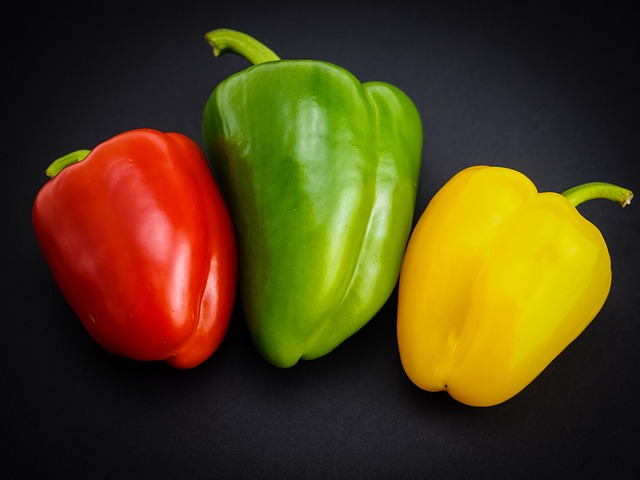
#> input picture data/chap02/paprika-966290_640.jpg, 640 x 480 px, found by its file name
$ jupyter execute --allow-errors chap08.ipynb   (shell and % lines are left out)
#> lines starting #> are read from the running program, lines starting #| are printed output that depends on the picture
<a href="https://colab.research.google.com/github/sp-au-mu-nl/PythonMedia/blob/main/chap08.ipynb" target="_parent"></a>

[cell 1]
import numpy as np
import matplotlib.pyplot as plt
from scipy import signal
import cv2

[cell 2]
from diff_inner import diff_inner

I=cv2.imread('paprika-966290_640.jpg')
#> I is the input picture: shape (480, 640, 3); mean B, G, R 20.8, 63.7, 80.6
#> (the rest of this cell did not finish here and is left out)

[cell 3]
G=cv2.imread('cyclist-394274_640.jpg',0)
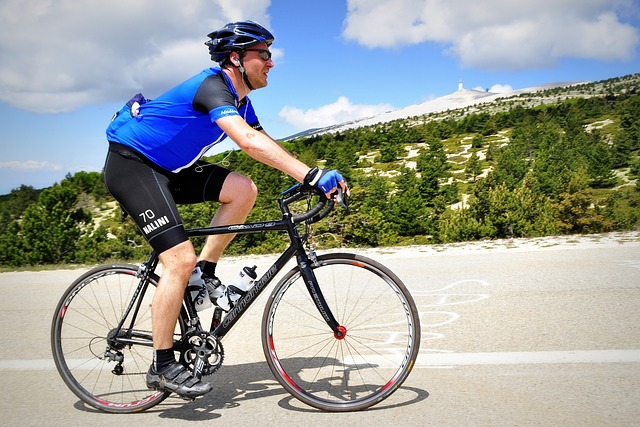
#> input picture data/chap05/cyclist-394274_640.jpg, 640 x 427 px, found by its file name
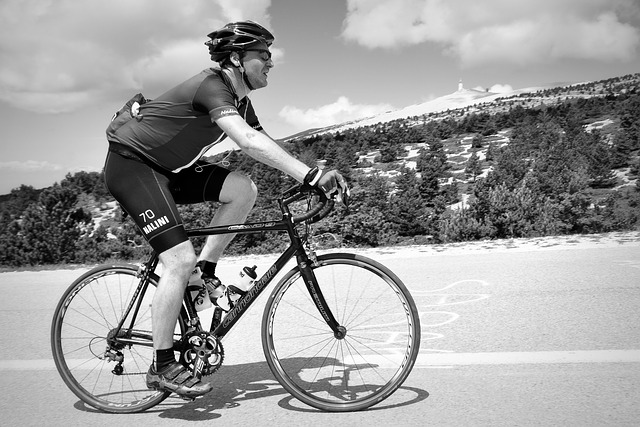
#> G: shape (427, 640); min 0, max 255, mean 155.1
T0=G[20:100,200:280]
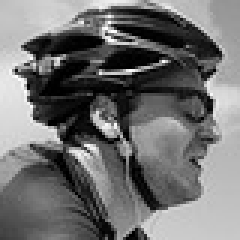
#> T0: shape (80, 80) (shown 3 times larger); min 0, max 255, mean 112.5
T1=G[21:101,200:280]
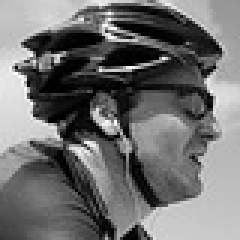
#> T1: shape (80, 80) (shown 3 times larger); min 0, max 255, mean 111.6
plt.scatter(T0,T1)
np.corrcoef(T0.reshape(-1),T1.reshape(-1))
#> Out = [[1, 0.866], [0.866, 1]]
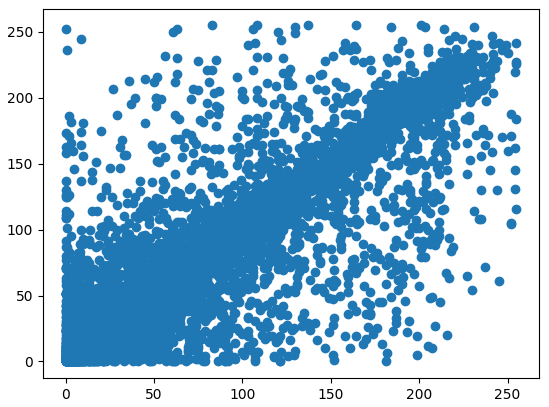
#> figure drawn by matplotlib, 1 panel

[cell 4]
T2=G[10:90,10:90]
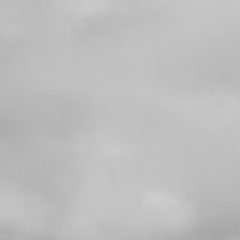
#> T2: shape (80, 80) (shown 3 times larger); min 166, max 203, mean 189.2
plt.scatter(T0,T2)
np.corrcoef(T0.reshape(-1),T2.reshape(-1))
#> Out = [[1, -0.229], [-0.229, 1]]
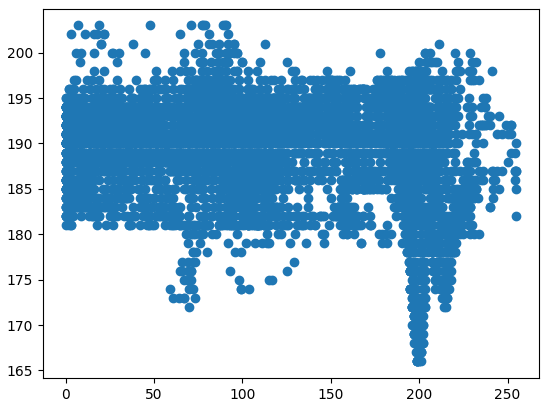
#> figure drawn by matplotlib, 1 panel
